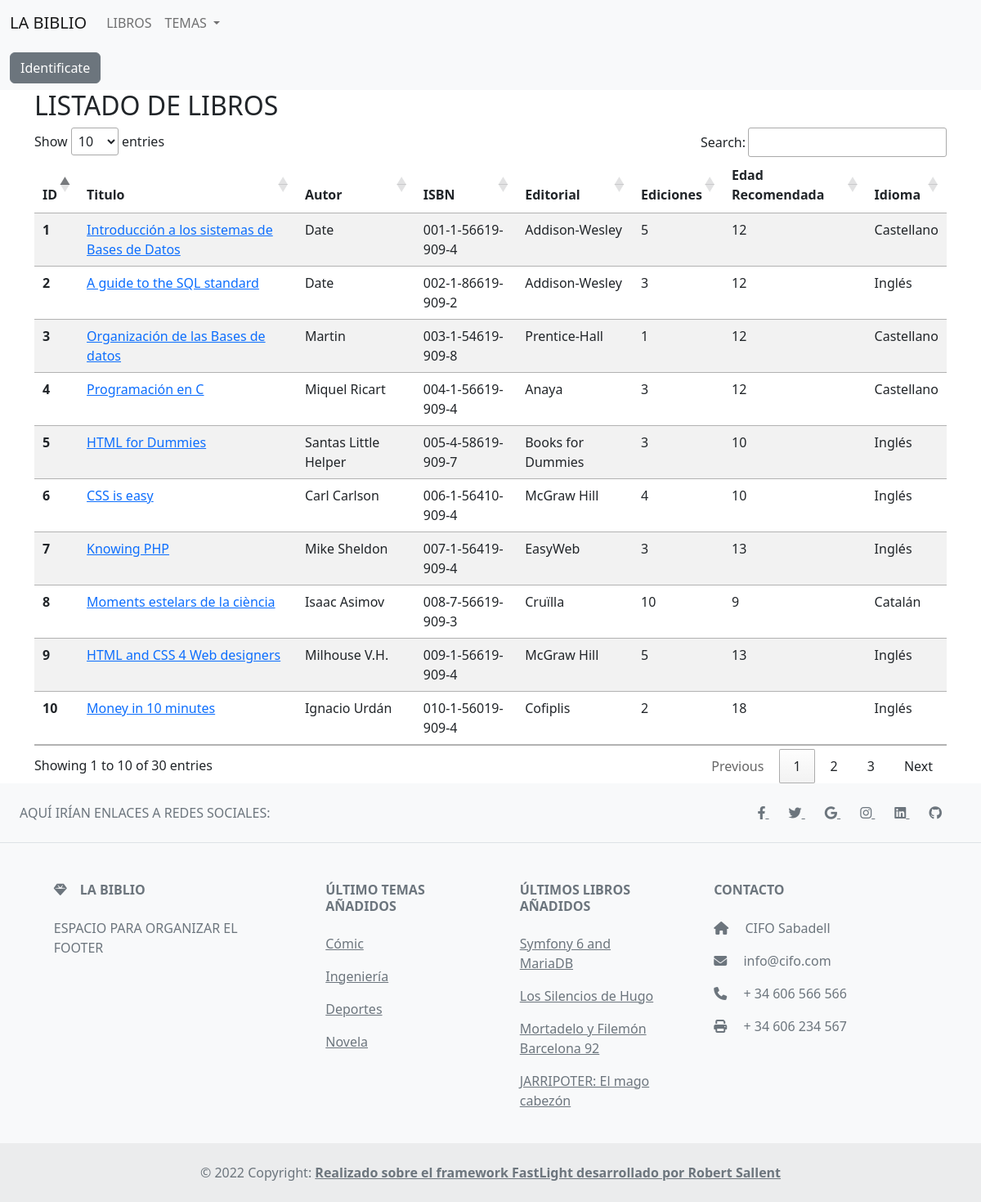
Screenshot of /libro/list with the database file from the repository.
### tables this page shows
CREATE TABLE libros (
  id INT(11) NOT NULL AUTO_INCREMENT PRIMARY KEY,
  isbn CHAR(17) NOT NULL UNIQUE KEY,
  titulo VARCHAR(64) NOT NULL,
  editorial VARCHAR(64) NOT NULL,
  idioma VARCHAR(64) NOT NULL DEFAULT 'Castellano',
  autor VARCHAR(256) NOT NULL,
  ediciones INT(11) NOT NULL DEFAULT 1,
  edadrecomendada INT DEFAULT 0
);

CREATE TABLE temas (
  id INT(11) NOT NULL AUTO_INCREMENT PRIMARY KEY,
  tema VARCHAR(256) NOT NULL,
  descripcion TEXT NOT NULL
);

### controller/LibroController.php (called while the page is built, shortened)
<?php
class LibroController{
 public function list(){
    $libros = Libro::get();
    include '../views/libro/listar.php';
}
}

### controller/FrontController.php (called while the page is built, shortened)
<?php
    class FrontController{
        public static function main(){
            try{
                $m = empty($_GET['m']) ?
                     DEFAULT_METHOD :  strtolower($_GET['m']);
                $p = $_GET['p'] ?? false;
                $controlador = new $c();
                $controlador->$m($p);
            }catch(Throwable $e){
                $mensaje = $e->getMessage();
                if(DEBUG){
                    $mensaje .= "<br>En fichero: <b>".$e->getFile()."</b>";
                    $mensaje .= "<br>En la línea: <b>".$e->getLine()."</b>";
                }
                include '../views/error.php';
            }
        }
    }

### public/index.php (called while the page is built, shortened)
<?php
    require_once '../config/config.php';
    require_once '../libraries/autoload.php';
    FrontController::main();

### model/Login.php (called while the page is built, shortened)
<?php
    class Login{
    	private static $identificado = NULL;
    	public static function get():?Usuario{
    	    return self::$identificado;
    	}
    }

### config/config.php (called while the page is built, shortened)
<?php
    $classmap = ['../controller','../model', '../libraries', '../templates'];

### libraries/autoload.php (called while the page is built, shortened)
<?php
    function load($clase){
        global $classmap;
        foreach($classmap as $directorio){
           $ruta = "$directorio/$clase.php";
           if(is_readable($ruta)){
                break;
           }
        }
    }

### model/Model.php (called while the page is built, shortened)
<?php
class Model{
    public static function getTable(){
        $atributes = ((get_class_vars(get_called_class()))) ? (get_class_vars(get_called_class())) : [];
            return ($atributes['table'])? $atributes['table'] : strtolower(get_called_class()).'s';
    }
    public static function get():array{
        $tabla = self::getTable();
        $consulta = "SELECT * FROM $tabla";
        return (DB_CLASS)::selectAll($consulta, get_called_class());
    }
}

### libraries/DBPDO.php (called while the page is built, shortened)
<?php
    class DBPDO{
        private static $conexion = null;
        public static function get():PDO{
            if(!self::$conexion){
                $dsn=SGDB.':host='.DB_HOST.';dbname='.DB_NAME.';charset='.DB_CHARSET;
                self::$conexion = new PDO($dsn, DB_USER, DB_PASS);
            }
            return self::$conexion;
        }
        public static function query(string $consulta){
            try{
                $resultado = self::get()->query($consulta);
                return $resultado;
            }catch(Exception $e){
                if(DEBUG){
                    $mensaje = "ERROR EN LA OPERACIÓN: ";
                    $mensaje .= "<b>$consulta</b> ";
                    $mensaje .= self::get()->errorInfo()[2];
                    throw new Exception($mensaje);
                }else
                    throw new Exception('ERROR al realizar la operación.');
            }
        }
        public static function selectAll(string $consulta, string $class='stdClass'):array{
            $resultados = self::query($consulta);
            $objetos = [];
            while($r = $resultados->fetchObject($class))
                $objetos[] = $r;
            return $objetos;
        }
    }

### model/Tema.php (called while the page is built)
<?php
class Tema extends Model {
    public static function getFourLastAdded(){
        $consulta = "SELECT * FROM temas
                        ORDER BY id DESC
                        limit 4;";
        return DB::selectAll($consulta, 'Tema');
    }
}

### libraries/DB.php (called while the page is built, shortened)
<?php
    class DB{
        private static $conexion = null;
        public static function get():mysqli{
            if(!self::$conexion){
                self::$conexion = @new mysqli(DB_HOST, DB_USER, DB_PASS, DB_NAME);
                self::$conexion->set_charset(DB_CHARSET);
            }
            return self::$conexion;
        }
        public static function query(string $consulta){
            try{
                $resultado = self::get()->query($consulta);
                return $resultado;
            }catch(Exception $e){
                if(DEBUG){
                    $mensaje = "ERROR EN LA OPERACIÓN: ";
                    $mensaje .= "<b>$consulta</b> ";
                    $mensaje .= self::get()->error;
                    throw new Exception($mensaje);
                }else
                    throw new Exception('ERROR al realizar la operación.');
            }
        }
        public static function selectAll(string $consulta, string $class='stdClass'):array{
            $resultados = self::query($consulta);
            $objetos = [];
            while($r = $resultados->fetch_object($class))
                $objetos[] = $r;
            return $objetos;
        }
    }

### model/Libro.php (called while the page is built, shortened)
<?php
class Libro extends Model {
    public static function getFourLastAdded(){
        $consulta = "SELECT id, titulo FROM libros
                        ORDER BY id DESC
                        limit 4;";
        return DB::selectAll($consulta, 'Libro');
    }
}

### views/libro/listar.php (the view, shortened to what this page needs)
<?php
Basic::getHead('TODOS LOS LIBROS');
Basic::getHeader();
?>
<div class="container">
<h2 class="h2 mx-auto">LISTADO DE LIBROS</h2>
</div>
<div class="container">
<table class="table table-striped" id="librosTable">
<thead>
    <tr>
      <th scope="col">ID</th>
      <th scope="col">Titulo</th>
      <th scope="col">Autor</th>
      <th scope="col">ISBN</th>
      <th scope="col">Editorial</th>
      <th scope="col">Ediciones</th>
      <th scope="col">Edad Recomendada</th>
      <th scope="col">Idioma</th>
    </tr>
  </thead>
  <tbody>
    <?php
    foreach ($libros as $libro){
        echo "
            <tr>
                <th scope='row'>$libro->id</th>
                <td><a href='/libro/show/$libro->id'>$libro->titulo</a></td>
                <td>$libro->autor</td>
                <td>$libro->isbn</td>
                <td>$libro->editorial</td>
                <td>$libro->ediciones</td>
                <td>$libro->edadrecomendada</td>
                <td>$libro->idioma</td>
                </a>
            </tr>
        ";
    }
    ?>
  </tbody>
</table>
</div>
<?php
Basic::getFooter();
?>

### templates/Basic.php (shortened to what this page needs)
<?php
class Basic {
    public static function getHead( $page = ''){ ?>
              <!DOCTYPE html>
                <html lang='es'>
                    <head>
                        <link href="https://cdn.jsdelivr.net/npm/bootstrap@5.2.1/dist/css/bootstrap.min.css" rel="stylesheet">
                        <link rel="stylesheet" type="text/css" href="https://cdn.datatables.net/1.12.1/css/jquery.dataTables.css">
                        <link rel="stylesheet" href="https://cdnjs.cloudflare.com/ajax/libs/font-awesome/6.2.0/css/all.min.css" />
                    </head>
                    <body>
    <?php
    }
    public static function getHeader(){?>
        <nav class='navbar navbar-expand-lg navbar-light bg-light'>
                <div class='container-fluid'>
                      <a class='navbar-brand' href='/'>LA BIBLIO</a>
                      <div class='collapse navbar-collapse' id='navbarSupportedContent'>
                          <ul class='navbar-nav me-auto mb-2 mb-lg-0'>
                          <li class='nav-item'>
                              <a class='nav-link' aria-current='page' href='/libro/list'>LIBROS</a>
                          </li>
                          <li class='nav-item dropdown'>
                              <a class='nav-link dropdown-toggle' href='#' id='navbarDropdown' role='button' data-bs-toggle='dropdown' aria-expanded='false'>
                              TEMAS
                              </a>
                          </li>
                          </ul>
                    </div>
              </div>
            </nav>
            <nav class='navbar navbar-expand-lg navbar-light bg-light'>
                <div class='container-fluid'>
                  <?php self::login() ?>
                </div>
            </nav>
    <?php }
    public static function getFooter( ){
        echo '
        <footer class="text-center text-lg-start bg-light text-muted">
          <section class="d-flex justify-content-center justify-content-lg-between p-4 border-bottom">
            <div class="me-5 d-none d-lg-block">
              <span>AQUÍ IRÍAN ENLACES A REDES SOCIALES:</span>
            </div>
            <div>
              <a href="" class="me-4 text-reset">
                <i class="fab fa-facebook-f"></i>
              </a>
              <a href="" class="me-4 text-reset">
                <i class="fab fa-twitter"></i>
              </a>
              <a href="" class="me-4 text-reset">
                <i class="fab fa-google"></i>
              </a>
              <a href="" class="me-4 text-reset">
                <i class="fab fa-instagram"></i>
              </a>
              <a href="" class="me-4 text-reset">
                <i class="fab fa-linkedin"></i>
              </a>
              <a href="" class="me-4 text-reset">
                <i class="fab fa-github"></i>
              </a>
            </div>
          </section>
          <section class="">
            <div class="container text-center text-md-start mt-5">
              <div class="row mt-3">
                <div class="col-md-3 col-lg-4 col-xl-3 mx-auto mb-4">
                  <h6 class="text-uppercase fw-bold mb-4">
                    <i class="fas fa-gem me-3"></i>LA BIBLIO
                  </h6>
                  <p>
                   ESPACIO PARA ORGANIZAR EL FOOTER
                  </p>
                </div>
                <div class="col-md-2 col-lg-2 col-xl-2 mx-auto mb-4">
                  <h6 class="text-uppercase fw-bold mb-4">
                    ÚLTIMO TEMAS AÑADIDOS
                  </h6>';
                  $temas = Tema::getFourLastAdded();
                  foreach ($temas as $tema){
                    echo "<p>
                            <a href='/libro/tema/$tema->id' class='text-reset'>$tema->tema</a>
                          </p>";
                  }
                  echo '
                </div>
                <div class="col-md-3 col-lg-2 col-xl-2 mx-auto mb-4">
                  <h6 class="text-uppercase fw-bold mb-4">
                    ÚLTIMOS LIBROS AÑADIDOS
                  </h6>'
                  ;
                  $libros = Libro::getFourLastAdded();
                  foreach ($libros as $libro){
                    echo "<p>
                            <a href='/libro/show/$libro->id' class='text-reset'>$libro->titulo</a>
                          </p>";
                  }
                  echo '
                </div>
                <div class="col-md-4 col-lg-3 col-xl-3 mx-auto mb-md-0 mb-4">
                  <h6 class="text-uppercase fw-bold mb-4">Contacto</h6>
                  <p><i class="fas fa-home me-3"></i> CIFO Sabadell</p>
                  <p>
                    <i class="fas fa-envelope me-3"></i>
                    info@cifo.com
                  </p>
                  <p><i class="fas fa-phone me-3"></i> + 34 606 566 566</p>
                  <p><i class="fas fa-print me-3"></i> + 34 606 234 567</p>
                </div>
              </div>
            </div>
          </section>
          <div class="text-center p-4" style="background-color: rgba(0, 0, 0, 0.05);">
            © 2022 Copyright:
            <a class="text-reset fw-bold" href="https://packagist.org/packages/robertsallent/fastlight">Realizado sobre el framework FastLight desarrollado por Robert Sallent</a>
          </div>
        </footer>
        </body>
        </html>
        ';
    }
    public static function login(){
      $identificado = Login::get();
      echo "<div class='collapse navbar-collapse' id='navbarSupportedContent'>
              <ul class='navbar-nav me-auto mb-2 mb-lg-0'>
                <li class='nav-item'>";
                echo $identificado ?
                  "Hola <a href='/usuario/show/$identificado->id'> $identificado->usuario</a>, <a href='/login/logout'> SALIR </a>" :
                  "<a href='/login'><button class='btn btn-secondary'> Identificate </button></a>";
                echo "</li>
              </ul>
            </div>";
    }
}

### rows the page displays
libros: id "1", titulo "Introducción a los sistemas de Bases de Datos", autor "Date", isbn "001-1-56619-909-4", editorial "Addison-Wesley", ediciones "5", edadrecomendada "12", idioma "Castellano"
libros: id "2", titulo "A guide to the SQL standard", autor "Date", isbn "002-1-86619-909-2", editorial "Addison-Wesley", ediciones "3", edadrecomendada "12", idioma "Inglés"
libros: id "3", titulo "Organización de las Bases de datos", autor "Martin", isbn "003-1-54619-909-8", editorial "Prentice-Hall", ediciones "1", edadrecomendada "12", idioma "Castellano"
libros: id "4", titulo "Programación en C", autor "Miquel Ricart", isbn "004-1-56619-909-4", editorial "Anaya", ediciones "3", edadrecomendada "12", idioma "Castellano"
libros: id "5", titulo "HTML for Dummies", autor "Santas Little Helper", isbn "005-4-58619-909-7", editorial "Books for Dummies", ediciones "3", edadrecomendada "10", idioma "Inglés"
libros: id "6", titulo "CSS is easy", autor "Carl Carlson", isbn "006-1-56410-909-4", editorial "McGraw Hill", ediciones "4", edadrecomendada "10", idioma "Inglés"
libros: id "7", titulo "Knowing PHP", autor "Mike Sheldon", isbn "007-1-56419-909-4", editorial "EasyWeb", ediciones "3", edadrecomendada "13", idioma "Inglés"
libros: id "8", titulo "Moments estelars de la ciència", autor "Isaac Asimov", isbn "008-7-56619-909-3", editorial "Cruïlla", ediciones "10", edadrecomendada "9", idioma "Catalán"
libros: id "9", titulo "HTML and CSS 4 Web designers", autor "Milhouse V.H.", isbn "009-1-56619-909-4", editorial "McGraw Hill", ediciones "5", edadrecomendada "13", idioma "Inglés"
libros: id "10", titulo "Money in 10 minutes", autor "Ignacio Urdán", isbn "010-1-56019-909-4", editorial "Cofiplis", ediciones "2", edadrecomendada "18", idioma "Inglés"
temas: tema "Cómic"
temas: tema "Ingeniería"
temas: tema "Deportes"
temas: tema "Novela"
libros: titulo "Symfony 6 and MariaDB"
libros: titulo "Los Silencios de Hugo"
libros: titulo "Mortadelo y Filemón Barcelona 92"
libros: titulo "JARRIPOTER: El mago cabezón"
